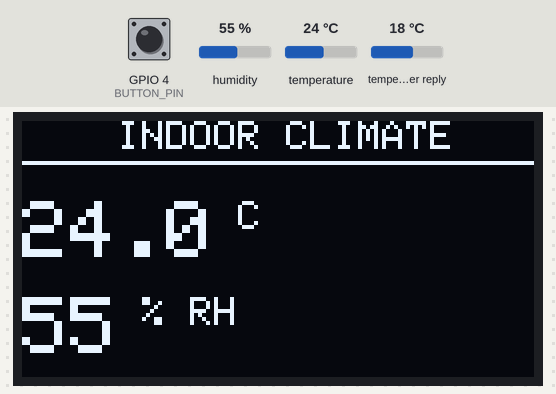
The sketch below on a simulated ESP32-C3. On the bench: 128×64 one-colour display. Inputs (shaded band) come from the test bench; at power-on: humidity 55 %, temperature 24 °C, GPIO 4 (BUTTON_PIN) HIGH, temperature in the weather reply 18 °C. WiFi joins after 1.5 s; servers stay silent unless stated; web services answer with replies made up by the test bench.

Above: at 2.9 s.
3.0 s: humidity set to 22 %
At 4.2 s:
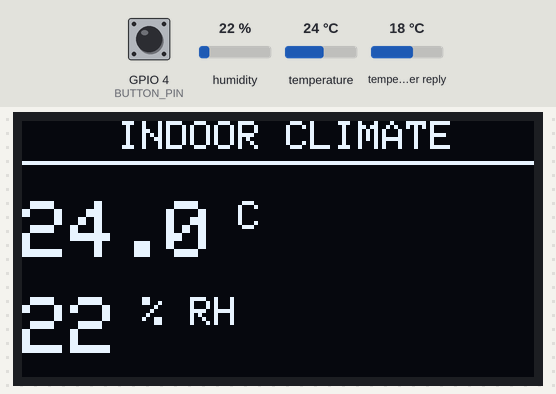
8.5 s: temperature set to 12 °C
At 12.4 s:
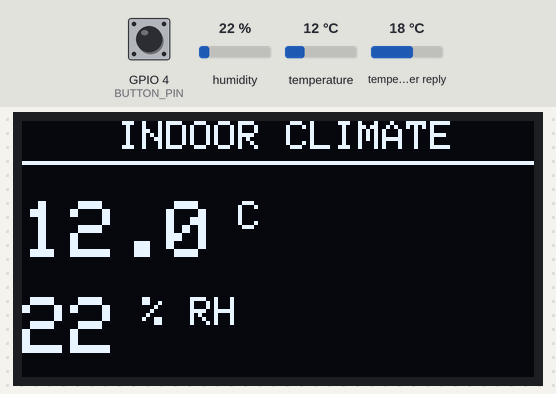
13.3 s: humidity set to 40 %
At 15.1 s:
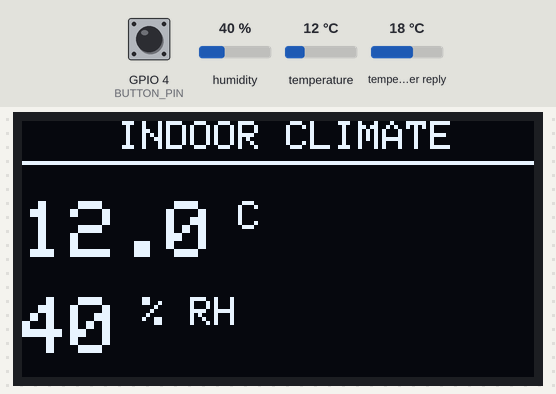
15.4 s: temperature set to 19 °C
At 16.3 s:
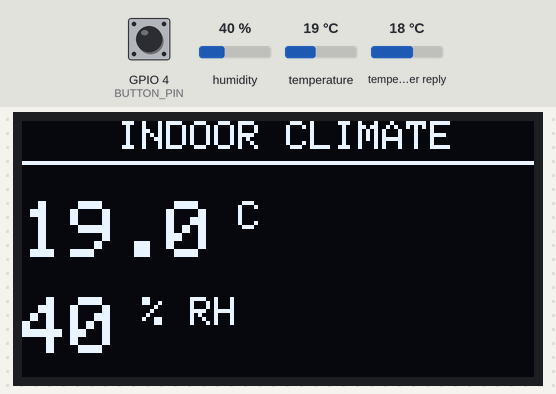
17.4 s: GPIO 4 (BUTTON_PIN) pulled LOW for 0.15 s
19.0 s: GPIO 4 (BUTTON_PIN) pulled LOW for 1 s
At 19.63 s:
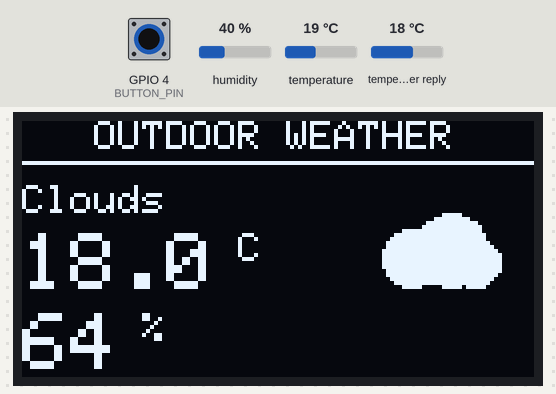
Timing chart, 0 to 21.6 s (numbered marks = the images above; inputs shaded):
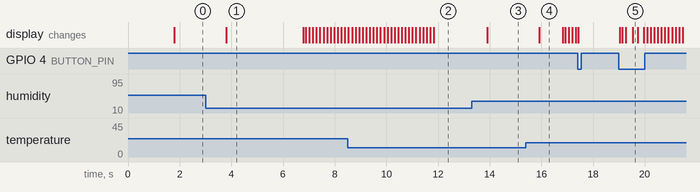

The sketch:

esp32_weather_monitor.ino
```cpp
#include <WiFi.h>
#include <HTTPClient.h>
#include <ArduinoJson.h>
#include <Wire.h>
#include <Adafruit_GFX.h>
#include <Adafruit_SSD1306.h>
#include <DHT.h>

// --- Pin Definitions --- for esp32-c3
#define SDA_PIN       8
#define SCL_PIN       9
#define DHT_PIN       3
#define BUTTON_PIN    4

#define DHTTYPE       DHT22

// --- OLED Settings ---
#define SCREEN_WIDTH  128
#define SCREEN_HEIGHT 64
#define OLED_RESET    -1
#define SCREEN_ADDRESS 0x3C

// --- Config Credentials ---
const char* ssid     = "wifi_ssid";
const char* password = "wifi_pass";

String apiKey   = "open_weather api key";
String cityName = "City, IN"; //city with country

// --- Objects & Variables ---
Adafruit_SSD1306 display(SCREEN_WIDTH, SCREEN_HEIGHT, &Wire, OLED_RESET);
DHT dht(DHT_PIN, DHTTYPE);

// Weather Data
float indoorTemp = 0.0;
float indoorHum  = 0.0;
float outdoorTemp = 0.0;
float outdoorHum  = 0.0;
String outdoorMain = "Clear"; // e.g. "Clear", "Rain", "Clouds"

// Screen & Navigation Timers
int currentScreen = 0; // 0 = Indoor, 1 = Outdoor
unsigned long lastAutoSwitch = 0;
const unsigned long autoSwitchInterval = 5000; // 5 seconds per screen change this for desired transition

unsigned long lastDebounceTime = 0;
const unsigned long debounceDelay = 200;

unsigned long lastWeatherUpdate = 0;
const unsigned long weatherInterval = 600000; // 10 mins

// Animation Frames
int animFrame = 0;
unsigned long lastAnimUpdate = 0;

void fetchOutdoorWeather() {
  if (WiFi.status() == WL_CONNECTED) {
    HTTPClient http;
    String url = "http://api.openweathermap.org/data/2.5/weather?q=" + cityName + "&appid=" + apiKey + "&units=metric";

    http.begin(url);
    int httpCode = http.GET();

    if (httpCode == HTTP_CODE_OK) {
      String payload = http.getString();
      JsonDocument doc;
      DeserializationError error = deserializeJson(doc, payload);

      if (!error) {
        outdoorTemp = doc["main"]["temp"];
        outdoorHum  = doc["main"]["humidity"];
        outdoorMain = doc["weather"][0]["main"].as<String>(); // e.g., Clear, Rain, Clouds, Drizzle
      }
    } else {
      outdoorMain = "Error";
    }
    http.end();
  } else {
    outdoorMain = "No Wi-Fi";
  }
}

// --- Dynamic Procedural Animations ---
void drawWeatherAnimation(int x, int y, String condition) {
  if (condition == "Clear") {
    // Animated Rotating Sun Rays
    display.drawCircle(x, y, 8, SSD1306_WHITE);
    int rayLength = 4;
    float offset = (animFrame % 4) * (M_PI / 8.0);

    for (int i = 0; i < 8; i++) {
      float angle = i * (M_PI / 4.0) + offset;
      int x1 = x + cos(angle) * 11;
      int y1 = y + sin(angle) * 11;
      int x2 = x + cos(angle) * (11 + rayLength);
      int y2 = y + sin(angle) * (11 + rayLength);
      display.drawLine(x1, y1, x2, y2, SSD1306_WHITE);
    }
  }
  else if (condition == "Rain" || condition == "Drizzle" || condition == "Thunderstorm") {
    // Cloud dome
    display.fillCircle(x - 5, y - 2, 7, SSD1306_WHITE);
    display.fillCircle(x + 5, y - 2, 6, SSD1306_WHITE);
    display.fillRect(x - 10, y - 2, 20, 6, SSD1306_WHITE);

    // Falling Rain Streak Loop
    int dropOffset = (animFrame % 6);
    display.drawLine(x - 6, y + 6 + dropOffset, x - 8, y + 9 + dropOffset, SSD1306_WHITE);
    display.drawLine(x,     y + 4 + dropOffset, x - 2, y + 7 + dropOffset, SSD1306_WHITE);
    display.drawLine(x + 6, y + 6 + dropOffset, x + 4, y + 9 + dropOffset, SSD1306_WHITE);
  }
  else { // Clouds / Mist / Snow / Default
    // Drift horizontal cloud layer
    int drift = (animFrame % 8) - 4;
    display.fillCircle(x - 6 + drift, y, 7, SSD1306_WHITE);
    display.fillCircle(x + 4 + drift, y - 2, 9, SSD1306_WHITE);
    display.fillCircle(x + 10 + drift, y + 1, 6, SSD1306_WHITE);
    display.fillRect(x - 10 + drift, y + 1, 20, 6, SSD1306_WHITE);
  }
}

void updateOLED() {
  display.clearDisplay();
  display.setTextColor(SSD1306_WHITE);

  if (currentScreen == 0) {
    // --- Indoor Screen ---
    display.setTextSize(1);
    display.setCursor(24, 0);
    display.print("INDOOR CLIMATE");
    display.drawLine(0, 10, 128, 10, SSD1306_WHITE);

    // Larger Temperature Readout
    display.setCursor(0, 20);
    display.setTextSize(2);
    if (isnan(indoorTemp)) {
      display.print("T: Err");
    } else {
      display.print(indoorTemp, 1);
      display.setTextSize(1);
      display.print(" C");
    }

    // Larger Humidity Readout
    display.setCursor(0, 44);
    display.setTextSize(2);
    if (isnan(indoorHum)) {
      display.print("H: Err");
    } else {
      display.print(indoorHum, 0);
      display.setTextSize(1);
      display.print(" % RH");
    }

  } else {
    // --- Outdoor Screen ---
    display.setTextSize(1);
    display.setCursor(18, 0);
    display.print("OUTDOOR WEATHER");
    display.drawLine(0, 10, 128, 10, SSD1306_WHITE);

    // Render Animation top-right
    drawWeatherAnimation(105, 34, outdoorMain);

    // Condition Text
    display.setCursor(0, 16);
    display.setTextSize(1);
    display.print(outdoorMain);

    // Outdoor Temp (Size 2)
    display.setCursor(0, 28);
    display.setTextSize(2);
    display.print(outdoorTemp, 1);
    display.setTextSize(1);
    display.print(" C");

    // Outdoor Humidity (Size 2)
    display.setCursor(0, 48);
    display.setTextSize(2);
    display.print((int)outdoorHum);
    display.setTextSize(1);
    display.print(" %");
  }

  display.display();
}

void setup() {
  Serial.begin(115200);

  pinMode(BUTTON_PIN, INPUT_PULLUP);
  Wire.begin(SDA_PIN, SCL_PIN);
  dht.begin();

  if (!display.begin(SSD1306_SWITCHCAPVCC, SCREEN_ADDRESS)) {
    for (;;);
  }

  display.clearDisplay();
  display.setTextSize(1);
  display.setTextColor(SSD1306_WHITE);
  display.setCursor(0, 20);
  display.println(" Connecting Wi-Fi...");
  display.display();

  WiFi.begin(ssid, password);
  int retries = 0;
  while (WiFi.status() != WL_CONNECTED && retries < 20) {
    delay(500);
    retries++;
  }

  fetchOutdoorWeather();
  lastAutoSwitch = millis();
}

void loop() {
  // 1. Manual Toggle Button Interrupt
  if (digitalRead(BUTTON_PIN) == LOW) {
    if ((millis() - lastDebounceTime) > debounceDelay) {
      currentScreen = (currentScreen + 1) % 2;
      lastDebounceTime = millis();
      lastAutoSwitch = millis(); // Reset auto timer on button press
    }
  }

  // 2. Automatic Screen Transition (5 Sec)
  if (millis() - lastAutoSwitch >= autoSwitchInterval) {
    currentScreen = (currentScreen + 1) % 2;
    lastAutoSwitch = millis();
  }

  // 3. Increment Animation Frames (~10 FPS)
  if (millis() - lastAnimUpdate >= 100) {
    animFrame++;
    lastAnimUpdate = millis();
  }

  // 4. Periodically Read DHT22
  indoorTemp = dht.readTemperature();
  indoorHum  = dht.readHumidity();

  // 5. Periodically Fetch Weather Data
  if (millis() - lastWeatherUpdate >= weatherInterval) {
    fetchOutdoorWeather();
    lastWeatherUpdate = millis();
  }

  // 6. Draw Frame
  updateOLED();
  delay(20);
}
```

Measured:
- after the input at 3.0 s, the display: changes after 0.81 s (image 1)
- after the input at 13.3 s, the display: changes after 0.60 s (image 3)
- after the input at 19.0 s, the display: first changes at once (image 5 shows a later state)
- what the display in image 1 shows lasts 3.0 s, from 3.8 s to 6.8 s
- what the display in image 4 shows lasts 0.9 s, from 15.9 s to 16.8 s
